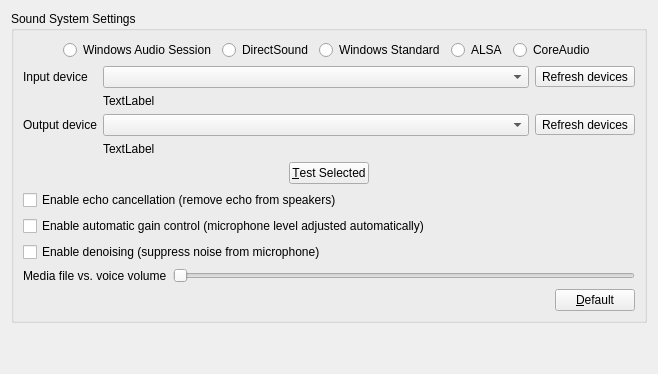
     <widget class="QWidget" name="soundTab">
      <attribute name="title">
       <string>Sound System</string>
      </attribute>
      <layout class="QVBoxLayout" name="verticalLayout_6">
       <item>
        <widget class="QGroupBox" name="groupBox_5">
         <property name="title">
          <string>Sound System Settings</string>
         </property>
         <layout class="QVBoxLayout" name="verticalLayout_7">
          <item>
           <layout class="QHBoxLayout" name="horizontalLayout_3">
            <item>
             <spacer name="horizontalSpacer_16">
              <property name="orientation">
               <enum>Qt::Horizontal</enum>
              </property>
              <property name="sizeHint" stdset="0">
               <size>
                <width>40</width>
                <height>20</height>
               </size>
              </property>
             </spacer>
            </item>
            <item>
             <widget class="QRadioButton" name="wasapiButton">
              <property name="text">
               <string>Windows Audio Session</string>
              </property>
             </widget>
            </item>
            <item>
             <widget class="QRadioButton" name="dsoundButton">
              <property name="text">
               <string>DirectSound</string>
              </property>
             </widget>
            </item>
            <item>
             <widget class="QRadioButton" name="winmmButton">
              <property name="text">
               <string>Windows Standard</string>
              </property>
             </widget>
            </item>
            <item>
             <widget class="QRadioButton" name="alsaButton">
              <property name="text">
               <string>ALSA</string>
              </property>
             </widget>
            </item>
            <item>
             <widget class="QRadioButton" name="coreaudioButton">
              <property name="text">
               <string>CoreAudio</string>
              </property>
             </widget>
            </item>
            <item>
             <spacer name="horizontalSpacer_17">
              <property name="orientation">
               <enum>Qt::Horizontal</enum>
              </property>
              <property name="sizeHint" stdset="0">
               <size>
                <width>40</width>
                <height>20</height>
               </size>
              </property>
             </spacer>
            </item>
           </layout>
          </item>
          <item>
           <layout class="QGridLayout" name="gridLayout_3" columnstretch="0,1,0">
            <item row="0" column="0">
             <widget class="QLabel" name="label_12">
              <property name="text">
               <string>Input device</string>
              </property>
              <property name="buddy">
               <cstring>inputdevBox</cstring>
              </property>
             </widget>
            </item>
            <item row="0" column="1">
             <widget class="QComboBox" name="inputdevBox"/>
            </item>
            <item row="0" column="2">
             <widget class="QToolButton" name="refreshinputButton">
              <property name="text">
               <string>Refresh devices</string>
              </property>
              <property name="icon">
               <iconset resource="resources.qrc">
                <normaloff>:/images/images/refresh.png</normaloff>:/images/images/refresh.png</iconset>
              </property>
              <property name="iconSize">
               <size>
                <width>20</width>
                <height>20</height>
               </size>
              </property>
             </widget>
            </item>
            <item row="1" column="1">
             <widget class="QLabel" name="inputinfoLabel">
              <property name="text">
               <string notr="true">TextLabel</string>
              </property>
              <property name="alignment">
               <set>Qt::AlignLeading|Qt::AlignLeft|Qt::AlignVCenter</set>
              </property>
              <property name="wordWrap">
               <bool>true</bool>
              </property>
             </widget>
            </item>
            <item row="2" column="0">
             <widget class="QLabel" name="label_14">
              <property name="text">
               <string>Output device</string>
              </property>
              <property name="buddy">
               <cstring>outputdevBox</cstring>
              </property>
             </widget>
            </item>
            <item row="2" column="1">
             <widget class="QComboBox" name="outputdevBox"/>
            </item>
            <item row="2" column="2">
             <widget class="QToolButton" name="refreshoutputButton">
              <property name="text">
               <string>Refresh devices</string>
              </property>
              <property name="icon">
               <iconset resource="resources.qrc">
                <normaloff>:/images/images/refresh.png</normaloff>:/images/images/refresh.png</iconset>
              </property>
              <property name="iconSize">
               <size>
                <width>20</width>
                <height>20</height>
               </size>
              </property>
             </widget>
            </item>
            <item row="3" column="1">
             <widget class="QLabel" name="outputinfoLabel">
              <property name="text">
               <string notr="true">TextLabel</string>
              </property>
              <property name="wordWrap">
               <bool>true</bool>
              </property>
             </widget>
            </item>
           </layout>
          </item>
          <item>
           <layout class="QHBoxLayout" name="horizontalLayout_4">
            <item>
             <spacer name="horizontalSpacer_5">
              <property name="orientation">
               <enum>Qt::Horizontal</enum>
              </property>
              <property name="sizeHint" stdset="0">
               <size>
                <width>40</width>
                <height>20</height>
               </size>
              </property>
             </spacer>
            </item>
            <item>
             <widget class="QPushButton" name="sndtestButton">
              <property name="text">
               <string>&amp;Test Selected</string>
              </property>
              <property name="checkable">
               <bool>true</bool>
              </property>
             </widget>
            </item>
            <item>
             <spacer name="horizontalSpacer_6">
              <property name="orientation">
               <enum>Qt::Horizontal</enum>
              </property>
              <property name="sizeHint" stdset="0">
               <size>
                <width>40</width>
                <height>20</height>
               </size>
              </property>
             </spacer>
            </item>
           </layout>
          </item>
          <item>
           <widget class="QCheckBox" name="echocancelBox">
            <property name="text">
             <string>Enable echo cancellation (remove echo from speakers)</string>
            </property>
           </widget>
          </item>
          <item>
           <widget class="QCheckBox" name="agcBox">
            <property name="text">
             <string>Enable automatic gain control (microphone level adjusted automatically)</string>
            </property>
           </widget>
          </item>
          <item>
           <widget class="QCheckBox" name="denoisingBox">
            <property name="text">
             <string>Enable denoising (suppress noise from microphone)</string>
            </property>
           </widget>
          </item>
          <item>
           <layout class="QHBoxLayout" name="horizontalLayout_10">
            <item>
             <widget class="QLabel" name="label_34">
              <property name="text">
               <string>Media file vs. voice volume</string>
              </property>
              <property name="buddy">
               <cstring>mediavsvoiceSlider</cstring>
              </property>
             </widget>
            </item>
            <item>
             <widget class="QSlider" name="mediavsvoiceSlider">
              <property name="maximum">
               <number>200</number>
              </property>
              <property name="orientation">
               <enum>Qt::Horizontal</enum>
              </property>
             </widget>
            </item>
           </layout>
          </item>
          <item>
           <layout class="QHBoxLayout" name="horizontalLayout_6">
            <item>
             <spacer name="horizontalSpacer_9">
              <property name="orientation">
               <enum>Qt::Horizontal</enum>
              </property>
              <property name="sizeHint" stdset="0">
               <size>
                <width>40</width>
                <height>20</height>
               </size>
              </property>
             </spacer>
            </item>
            <item>
             <widget class="QPushButton" name="snddefaultButton">
              <property name="text">
               <string>&amp;Default</string>
              </property>
             </widget>
            </item>
           </layout>
          </item>
         </layout>
        </widget>
       </item>
       <item>
        <spacer name="verticalSpacer_3">
         <property name="orientation">
          <enum>Qt::Vertical</enum>
         </property>
         <property name="sizeHint" stdset="0">
          <size>
           <width>20</width>
           <height>40</height>
          </size>
         </property>
        </spacer>
       </item>
      </layout>
     </widget>
